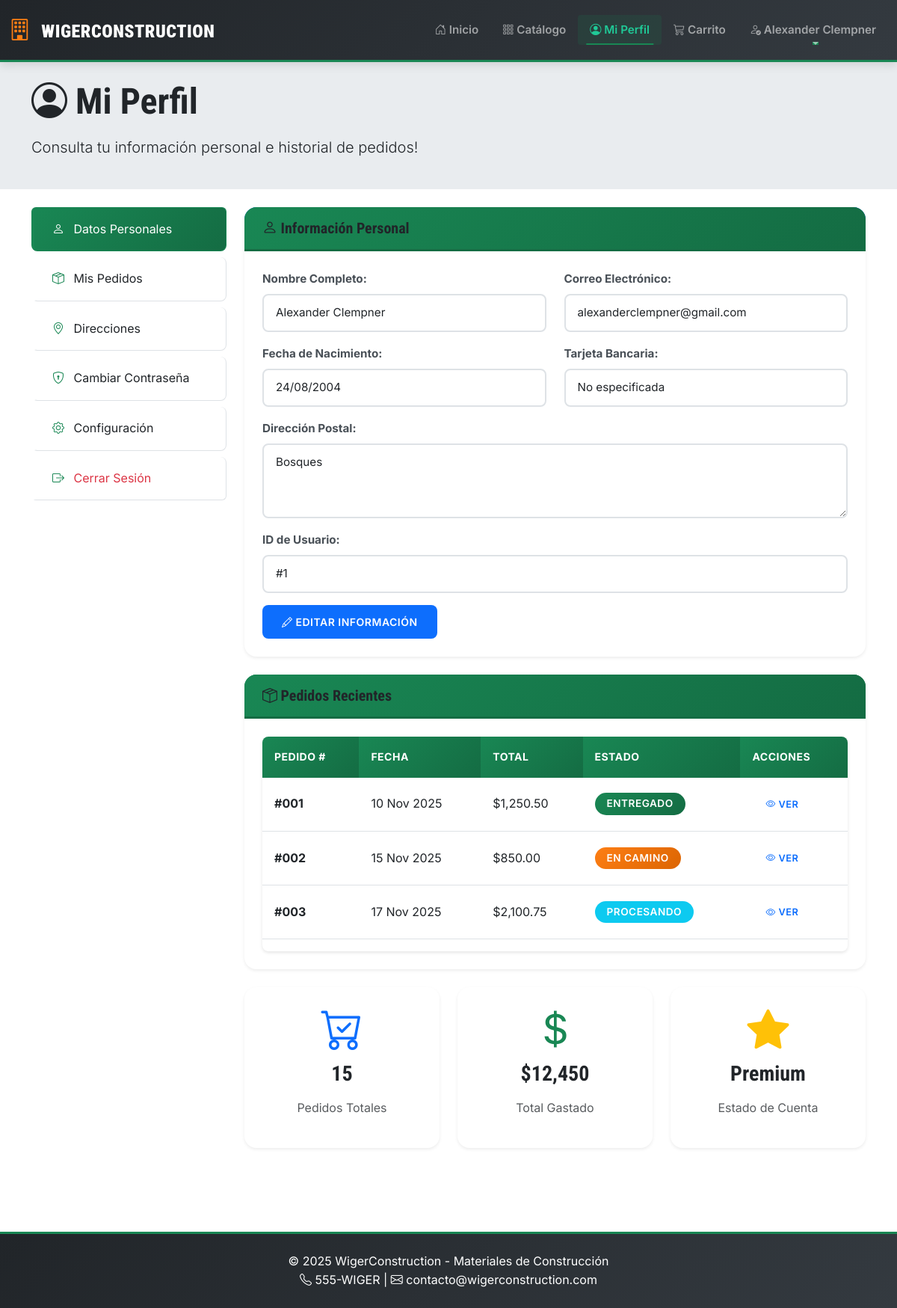
The app's page /perfil_usuario.php (signed in) with its own data.
### tables this page shows
CREATE TABLE `Usuarios` (
  `ID_Usuario` int NOT NULL,
  `Nombre_Usuario` varchar(100) NOT NULL,
  `Correo_Electronico` varchar(255) NOT NULL,
  `Contrasena` varchar(255) NOT NULL,
  `Fecha_Nacimiento` date DEFAULT NULL,
  `Numero_Tarjeta_Bancaria` varchar(255) DEFAULT NULL,
  `Direccion_Postal` text,
  `id_rol` int NOT NULL DEFAULT '1'
);

### html/config/database.php (called while the page is built, shortened)
<?php
function getDBConnection() {
    try {
        $dsn = "mysql:host=" . DB_HOST . ";dbname=" . DB_NAME . ";charset=" . DB_CHARSET;
        $options = [
            PDO::ATTR_ERRMODE            => PDO::ERRMODE_EXCEPTION,
            PDO::ATTR_DEFAULT_FETCH_MODE => PDO::FETCH_ASSOC,
            PDO::ATTR_EMULATE_PREPARES   => false,
        ];
        $pdo = new PDO($dsn, DB_USER, DB_PASSWORD, $options);
        return $pdo;
    } catch (PDOException $e) {
        error_log("Error de conexión a BD: " . $e->getMessage());
        return null;
    }
}
function getUserById($userId) {
    $conn = getDBConnection();
    try {
        $stmt = $conn->prepare("SELECT ID_Usuario, Nombre_Usuario, Correo_Electronico, Fecha_Nacimiento, Numero_Tarjeta_Bancaria, Direccion_Postal, id_rol FROM Usuarios WHERE ID_Usuario = :id");
        $stmt->execute(['id' => $userId]);
        return $stmt->fetch();
    } catch (PDOException $e) {
        error_log("Error al obtener usuario: " . $e->getMessage());
        return null;
    }
}
?>

### html/perfil_usuario.php (the view, shortened to what this page needs)
<?php
require_once 'config/database.php';
$usuario = getUserById($_SESSION['user_id']);
$fecha_nacimiento_formateada = 'No especificada';
if ($usuario['Fecha_Nacimiento']) {
    $fecha_obj = new DateTime($usuario['Fecha_Nacimiento']);
    $fecha_nacimiento_formateada = $fecha_obj->format('d/m/Y');
}
$pedidos = [
    [
        'id' => '001',
        'fecha' => '10 Nov 2025',
        'total' => 1250.50,
        'estado' => 'Entregado',
        'clase_badge' => 'success'
    ],
    [
        'id' => '002',
        'fecha' => '15 Nov 2025',
        'total' => 850.00,
        'estado' => 'En camino',
        'clase_badge' => 'warning'
    ],
    [
        'id' => '003',
        'fecha' => '17 Nov 2025',
        'total' => 2100.75,
        'estado' => 'Procesando',
        'clase_badge' => 'info'
    ]
];
?>
<!DOCTYPE html>
<html lang="es">
<head>
    <link href="https://cdn.jsdelivr.net/npm/bootstrap@5.3.0/dist/css/bootstrap.min.css" rel="stylesheet">
    <link rel="stylesheet" href="https://cdn.jsdelivr.net/npm/bootstrap-icons@1.11.0/font/bootstrap-icons.css">
    <link rel="stylesheet" href="styles.css">
</head>
<body>
    <?php include 'components/navbar.php'; ?>
    <div class="bg-light py-4">
        <div class="container">
            <h1 class="display-5 fw-bold">
                <i class="bi bi-person-circle"></i> Mi Perfil
            </h1>
            <p class="lead">Consulta tu información personal e historial de pedidos!</p>
        </div>
    </div>
    <div class="container mt-4 mb-5">
        <div class="row">
            <div class="col-md-3 mb-4">
                <div class="list-group">
                    <a href="#datos-personales" class="list-group-item list-group-item-action active">
                        <i class="bi bi-person"></i> Datos Personales
                    </a>
                    <a href="#mis-pedidos" class="list-group-item list-group-item-action">
                        <i class="bi bi-box-seam"></i> Mis Pedidos
                    </a>
                    <a href="#direcciones" class="list-group-item list-group-item-action">
                        <i class="bi bi-geo-alt"></i> Direcciones
                    </a>
                    <a href="cambiar_contrasena.php" class="list-group-item list-group-item-action">
                        <i class="bi bi-shield-lock"></i> Cambiar Contraseña
                    </a>
                    <a href="#configuracion" class="list-group-item list-group-item-action">
                        <i class="bi bi-gear"></i> Configuración
                    </a>
                    <a href="auth/logout.php" class="list-group-item list-group-item-action text-danger">
                        <i class="bi bi-box-arrow-right"></i> Cerrar Sesión
                    </a>
                </div>
            </div>
            <div class="col-md-9">
                <div id="datos-personales" class="card mb-4 shadow-sm">
                    <div class="card-header bg-primary text-white">
                        <h5 class="mb-0"><i class="bi bi-person"></i> Información Personal</h5>
                    </div>
                    <div class="card-body">
                        <div class="row mb-3">
                            <div class="col-md-6">
                                <label class="form-label fw-bold">Nombre Completo:</label>
                                <input type="text" class="form-control" value="<?php echo htmlspecialchars($usuario['Nombre_Usuario']); ?>" readonly>
                            </div>
                            <div class="col-md-6">
                                <label class="form-label fw-bold">Correo Electrónico:</label>
                                <input type="email" class="form-control" value="<?php echo htmlspecialchars($usuario['Correo_Electronico']); ?>" readonly>
                            </div>
                        </div>
                        <div class="row mb-3">
                            <div class="col-md-6">
                                <label class="form-label fw-bold">Fecha de Nacimiento:</label>
                                <input type="text" class="form-control" value="<?php echo htmlspecialchars($fecha_nacimiento_formateada); ?>" readonly>
                            </div>
                            <div class="col-md-6">
                                <label class="form-label fw-bold">Tarjeta Bancaria:</label>
                                <input type="text" class="form-control" value="<?php echo htmlspecialchars($usuario['Numero_Tarjeta_Bancaria'] ?? 'No especificada'); ?>" readonly>
                            </div>
                        </div>
                        <div class="row mb-3">
                            <div class="col-12">
                                <label class="form-label fw-bold">Dirección Postal:</label>
                                <textarea class="form-control" rows="2" readonly><?php echo htmlspecialchars($usuario['Direccion_Postal'] ?? 'No especificada'); ?></textarea>
                            </div>
                        </div>
                        <div class="row mb-3">
                            <div class="col-12">
                                <label class="form-label fw-bold">ID de Usuario:</label>
                                <input type="text" class="form-control" value="#<?php echo htmlspecialchars($usuario['ID_Usuario']); ?>" readonly>
                            </div>
                        </div>
                        <a href="editar_perfil.php" class="btn btn-primary">
                            <i class="bi bi-pencil"></i> Editar Información
                        </a>
                    </div>
                </div>
                <div id="mis-pedidos" class="card mb-4 shadow-sm">
                    <div class="card-header bg-success text-white">
                        <h5 class="mb-0"><i class="bi bi-box-seam"></i> Pedidos Recientes</h5>
                    </div>
                    <div class="card-body">
                        <div class="table-responsive">
                            <table class="table table-hover">
                                <thead>
                                    <tr>
                                        <th>Pedido #</th>
                                        <th>Fecha</th>
                                        <th>Total</th>
                                        <th>Estado</th>
                                        <th>Acciones</th>
                                    </tr>
                                </thead>
                                <tbody>
                                    <?php foreach ($pedidos as $pedido): ?>
                                    <tr>
                                        <td><strong>#<?php echo $pedido['id']; ?></strong></td>
                                        <td><?php echo $pedido['fecha']; ?></td>
                                        <td>$<?php echo number_format($pedido['total'], 2); ?></td>
                                        <td>
                                            <span class="badge bg-<?php echo $pedido['clase_badge']; ?>">
                                                <?php echo $pedido['estado']; ?>
                                            </span>
                                        </td>
                                        <td>
                                            <button class="btn btn-sm btn-outline-primary">
                                                <i class="bi bi-eye"></i> Ver
                                            </button>
                                        </td>
                                    </tr>
                                    <?php endforeach; ?>
                                </tbody>
                            </table>
                        </div>
                    </div>
                </div>
                <div class="row">
                    <div class="col-md-4 mb-3">
                        <div class="card text-center shadow-sm">
                            <div class="card-body">
                                <i class="bi bi-cart-check display-4 text-primary"></i>
                                <h3 class="mt-2">15</h3>
                                <p class="text-muted">Pedidos Totales</p>
                            </div>
                        </div>
                    </div>
                    <div class="col-md-4 mb-3">
                        <div class="card text-center shadow-sm">
                            <div class="card-body">
                                <i class="bi bi-currency-dollar display-4 text-success"></i>
                                <h3 class="mt-2">$12,450</h3>
                                <p class="text-muted">Total Gastado</p>
                            </div>
                        </div>
                    </div>
                    <div class="col-md-4 mb-3">
                        <div class="card text-center shadow-sm">
                            <div class="card-body">
                                <i class="bi bi-star-fill display-4 text-warning"></i>
                                <h3 class="mt-2">Premium</h3>
                                <p class="text-muted">Estado de Cuenta</p>
                            </div>
                        </div>
                    </div>
                </div>
            </div>
        </div>
    </div>
    <?php include 'components/footer.php'; ?>
</body>
</html>

### records on screen
usuarios: Nombre_Usuario "Alexander Clempner", Correo_Electronico "alexanderclempner@gmail.com", Fecha_Nacimiento "24/08/2004", Numero_Tarjeta_Bancaria "No especificada", Direccion_Postal "Bosques", ID_Usuario "#1"

### other values on screen
$_SESSION['user_name'] "Alexander Clempner"
$pedido['id'] "001"
$pedido['fecha'] "10 Nov 2025"
$pedido['total'] "1,250.50"
$pedido['estado'] "ENTREGADO"
$pedido['id'] "002"
$pedido['fecha'] "15 Nov 2025"
$pedido['total'] "850.00"
$pedido['estado'] "EN CAMINO"
$pedido['id'] "003"
$pedido['fecha'] "17 Nov 2025"
$pedido['total'] "2,100.75"
$pedido['estado'] "PROCESANDO"
